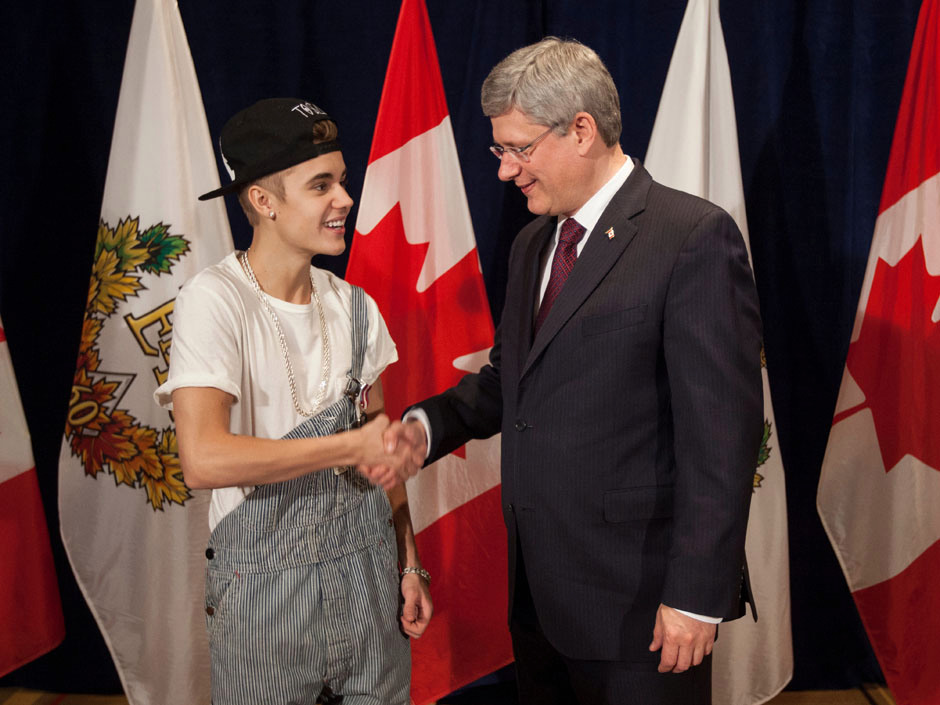
#> input picture bieber.jpg, 940 x 705 px
$ python mess_up_das_data.py
#> lines starting #> are read from the running program, lines starting #| are printed output that depends on the picture
from PIL import Image, ImageEnhance
image = Image.open('bieber.jpg')
#> image is the input picture: PIL image 940x705 RGB; mean R, G, B 90, 61.8, 60

# An enhancement factor of 0.0 gives a black and white image.
# A factor of 1.0 gives the original image.
colour = ImageEnhance.Color(image)
colour.enhance(0.0).show()
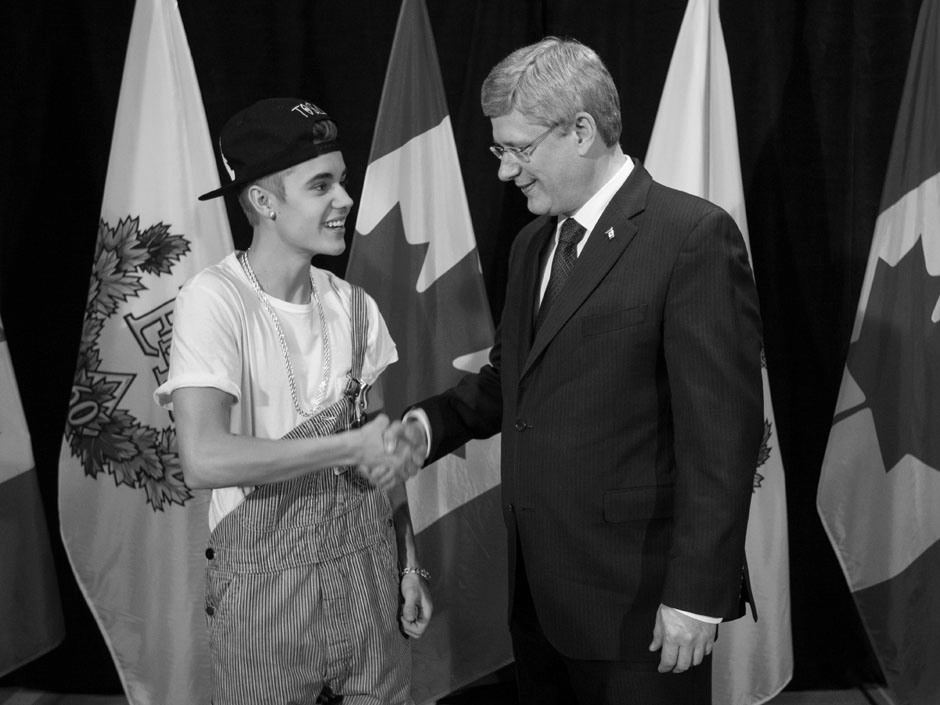
#> shown: PIL image 940x705 RGB; min 0, max 255, mean 70

# contrast: An enhancement factor of 0.0 gives a solid grey image.
# A factor of 1.0 gives the original image.
contrast = ImageEnhance.Contrast(image)
contrast.enhance(2).show()
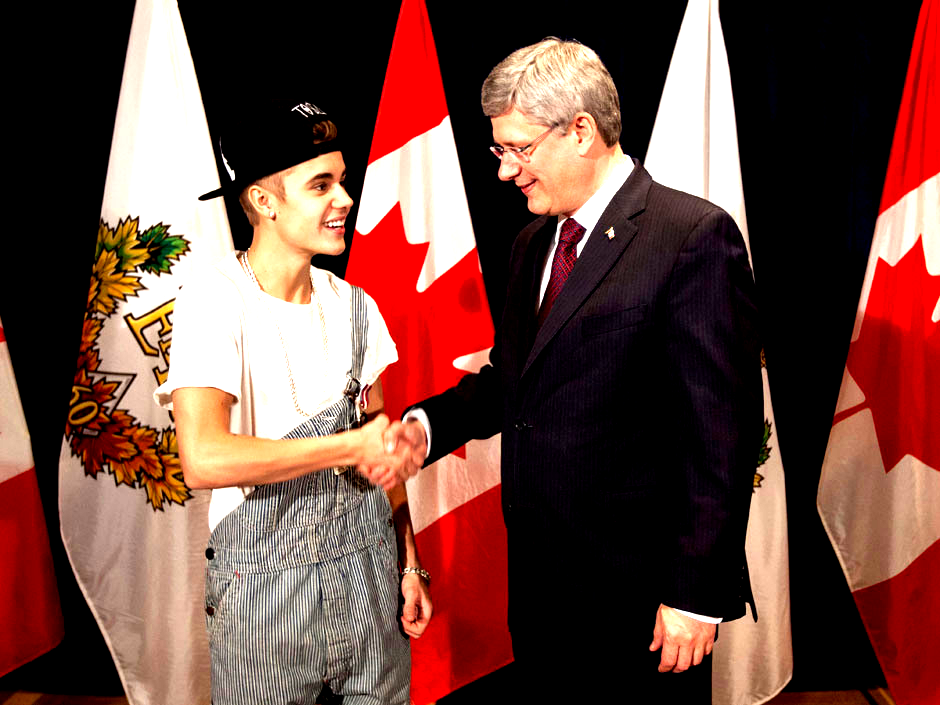
#> shown: PIL image 940x705 RGB; mean R, G, B 110.1, 71.8, 63.3

# Maximum sharpness
contrast = ImageEnhance.Sharpness(image)
contrast.enhance(2).show()

# minimum sharpness
contrast = ImageEnhance.Sharpness(image)
contrast.enhance(0).show()

# An enhancement factor of 0.0 gives a black image.
# A factor of 1.0 gives the original image.
contrast = ImageEnhance.Brightness(image)
contrast.enhance(0.5).show()
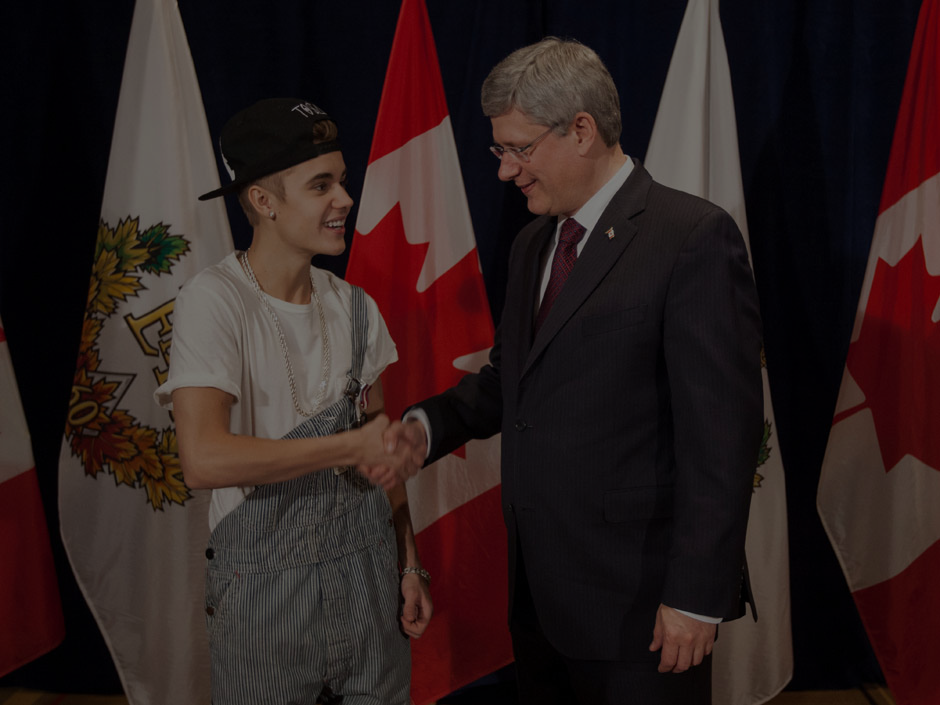
#> shown: PIL image 940x705 RGB; mean R, G, B 44.8, 30.7, 29.8

$ run again, with Peri.jpg copied over bieber.jpg
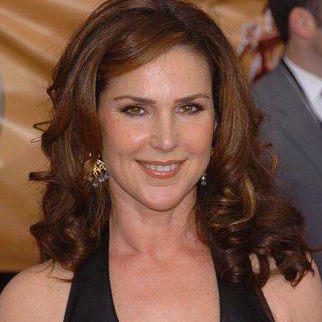
#> input picture Peri.jpg, 322 x 322 px
#> image is the input picture: PIL image 322x322 RGB; mean R, G, B 117.3, 80.7, 65.3
#> `contrast.enhance(2).show()`:
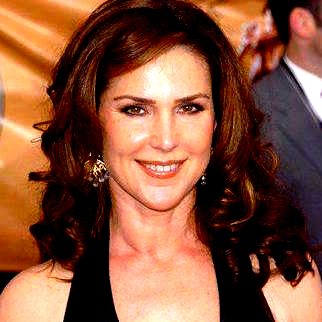
#> shown: PIL image 322x322 RGB; mean R, G, B 135.4, 83, 58.7
#> `contrast.enhance(0.5).show()`:
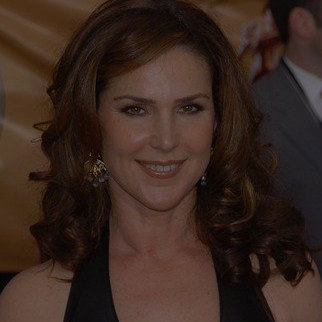
#> shown: PIL image 322x322 RGB; mean R, G, B 58.4, 40.1, 32.4

$ run again, with angie.jpg copied over bieber.jpg
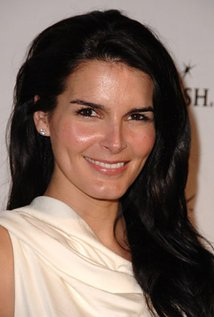
#> input picture angie.jpg, 214 x 317 px
#> image is the input picture: PIL image 214x317 RGB; mean R, G, B 125.8, 104.9, 94.6
#> `contrast.enhance(2).show()`:
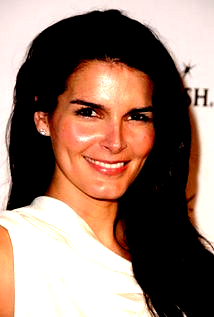
#> shown: PIL image 214x317 RGB; mean R, G, B 146.4, 119.2, 106.3
#> `contrast.enhance(0.5).show()`:
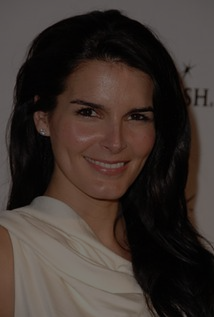
#> shown: PIL image 214x317 RGB; mean R, G, B 62.6, 52.2, 47.1

$ run again, with daniel.jpg copied over bieber.jpg
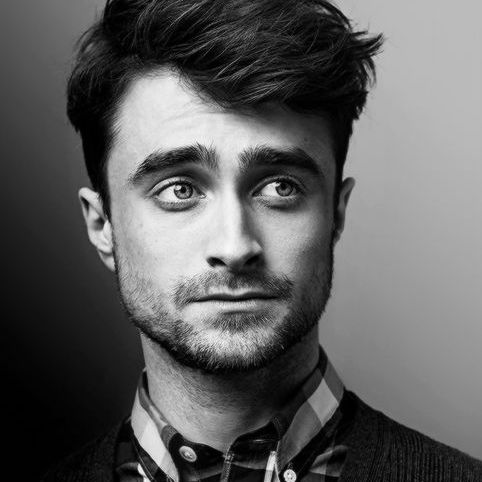
#> input picture daniel.jpg, 482 x 482 px
#> image is the input picture: PIL image 482x482 RGB; min 0, max 255, mean 94.4
#> `contrast.enhance(2).show()`:
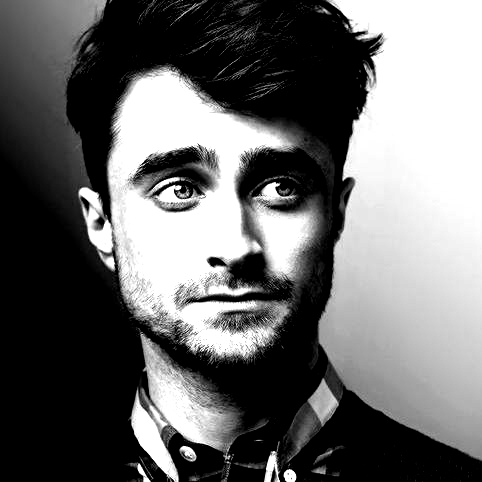
#> shown: PIL image 482x482 RGB; min 0, max 255, mean 107.2
#> `contrast.enhance(0.5).show()`:
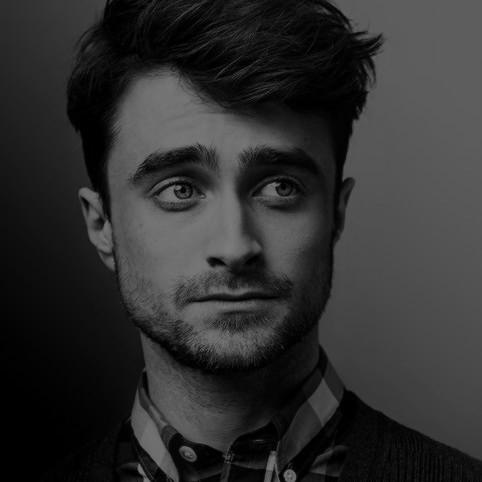
#> shown: PIL image 482x482 RGB; min 0, max 127, mean 46.9
